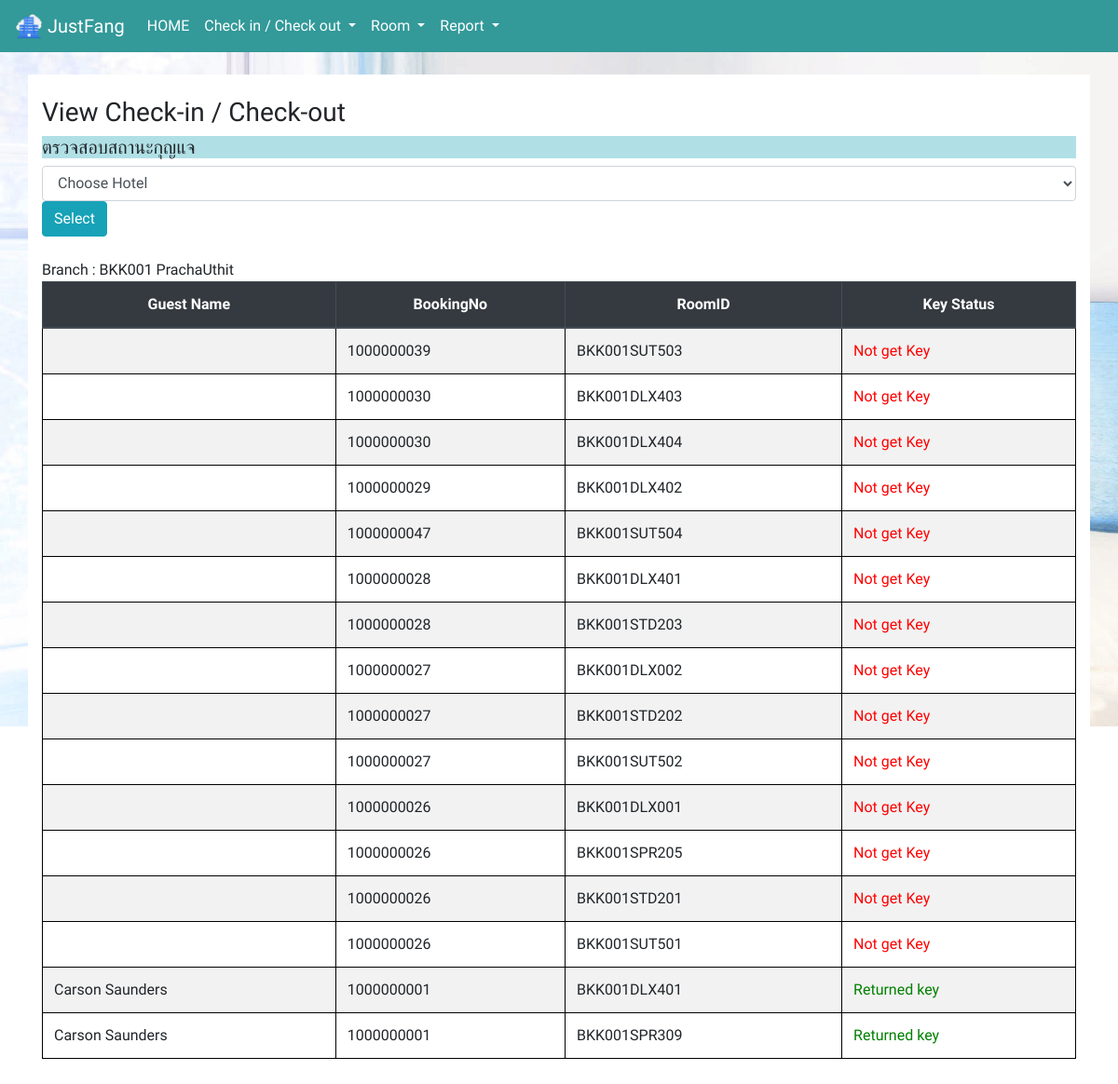
The app's page /viewcheckin.php?branch=BKK001 with its own data.
### tables this page shows
CREATE TABLE `bookingroom` (
  `RoomID` varchar(12) NOT NULL,
  `BookingNo` int(10) NOT NULL,
  `AmountOfGuest` int(11) NOT NULL,
  `AdditionBed` tinyint(4) NOT NULL,
  `FoodService` tinyint(4) NOT NULL
);

CREATE TABLE `bookinginfo` (
  `BookingNo` int(10) NOT NULL,
  `CheckInDate` timestamp NOT NULL DEFAULT '0000-00-00 00:00:00',
  `CheckOutDate` timestamp NOT NULL DEFAULT '0000-00-00 00:00:00',
  `MemberOrNot` varchar(3) NOT NULL,
  `GuestID` int(11) DEFAULT NULL,
  `UserID` varchar(11) DEFAULT NULL,
  `UsingPoint` int(11) DEFAULT NULL,
  `DiscountCode` varchar(10) DEFAULT NULL,
  `TotalPrice` int(11) NOT NULL,
  `TotalDiscount` float NOT NULL,
  `Balance` float NOT NULL,
  `GetPoint` int(11) DEFAULT NULL,
  `GuestName` varchar(120) DEFAULT NULL,
  `KeyStatus` tinyint(2) NOT NULL
);

### viewcheckin.php (the view, shortened to what this page needs)
<!DOCTYPE html>
<html>
<head>
        <link rel="stylesheet" href="https://stackpath.bootstrapcdn.com/bootstrap/4.3.1/css/bootstrap.min.css">
        <?php include('connect.php');?>
        <link rel="stylesheet" href="bgviewcheck.css">
    </head>
    <body class="bgviewcheck">
        <nav class="navbar navbar-expand-lg navbar-light" style="background-color: #339999;" id="mynav">
            <a class="navbar-brand" style="color: white">
                <img src="pic/logo.png" width="30" height="30" class="d-inline-block align-top" alt="">
                JustFang
            </a>
            <div class="collapse navbar-collapse" id="navbarSupportedContent" >
                <ul class="navbar-nav mr-auto">
                    <li class="nav-item">
                        <a class="nav-link" href="staff.php" style="color: white">HOME</a>
                    </li>
                    <li class="nav-item dropdown">
                             <a class="nav-link dropdown-toggle" href="#"style="color: white" id="navbarDropdown" role="button" data-toggle="dropdown" aria-haspopup="true" aria-expanded="false">
                                  Check in / Check out
                             </a>
                        </li>
                        <li class="nav-item dropdown">
                             <a class="nav-link dropdown-toggle" href="#"style="color: white" id="navbarDropdown" role="button" data-toggle="dropdown" aria-haspopup="true" aria-expanded="false">
                                  Room
                             </a>
                        </li>
                    <li class="nav-item dropdown">
                        <a class="nav-link dropdown-toggle" href="#"style="color: white" id="navbarDropdown" role="button" data-toggle="dropdown" aria-haspopup="true" aria-expanded="false">
                            Report
                        </a>
                    </li>
                </ul>
            </div>
        </nav>
        <br>
        <div class="container bg-white">
            <br>
        <h3>View Check-in / Check-out</h3>
        <h5 style="background-color: powderblue">ตรวจสอบสถานะกุญแจ</h5>
        <form action="#" method="get">
            <select name="branch" class="form-control">
                <option selected value="">Choose Hotel</option>
            </select>
            <button type="submit" class="btn btn-info">Select</button>
        </form>
        <br>
        <table class="invisible" id="table">
            <thead class="thead-dark">
                <tr>
                    <th>Guest Name</th>
                    <th>BookingNo</th>
                    <th>RoomID</th>
                    <th>Key Status</th>
                </tr>
            </thead>
            <tbody>
                <?php
                $Branch = $_GET['branch'];
                $sql =
                    "SELECT b.GuestName, b.BookingNo, r.RoomID, b.KeyStatus
                                        FROM bookinginfo b, bookingroom r, roominfo rf
                                        WHERE b.BookingNo=r.BookingNo AND r.RoomID=rf.RoomID AND rf.BranchNo='$Branch'
                                        ORDER BY b.KeyStatus";
                echo '<br>';
                $result = mysqli_query($con, $sql);
                while ($row = mysqli_fetch_array($result)) {
                    echo '<tr>';
                    echo '<td>' . $row['GuestName'] . '</td>';
                    echo '<td>' . $row['BookingNo'] . '</td>';
                    echo '<td>' . $row['RoomID'] . '</td>';
                    if($row['KeyStatus']==0)       echo '<td><font color="red">Not get Key</font></td>';
                    else if($row['KeyStatus']==1)  echo '<td><font color="blue">Got key</font></td>';
                    else if($row['KeyStatus']==2)  echo '<td><font color="green">Returned key</font></td>';
                    echo '</tr>';
                }
                ?>
            </tbody>
        </table>
        <br>
    </div>
</body>
</html>

### bgviewcheck.css (style rules this page uses)
.bgviewcheck { height: 95vh; min-height: 500px; background-image: url('pic/hotel13.jpeg'); background-size: cover; background-position: center; background-repeat: no-repeat; font-family: 'Prompt', sans-serif; }

### viewcheckin.php (style rules this page uses)
table, th, td { border: 1px solid black; border-collapse: collapse; }
th { text-align: center; }

### records on screen
bookingroom: BookingNo.BookingNo "1000000039", RoomID "BKK001SUT503", shows "Not get Key"
bookingroom: BookingNo.BookingNo "1000000030", RoomID "BKK001DLX403", shows "Not get Key"
bookingroom: BookingNo.BookingNo "1000000030", RoomID "BKK001DLX404", shows "Not get Key"
bookingroom: BookingNo.BookingNo "1000000029", RoomID "BKK001DLX402", shows "Not get Key"
bookingroom: BookingNo.BookingNo "1000000047", RoomID "BKK001SUT504", shows "Not get Key"
bookingroom: BookingNo.BookingNo "1000000028", RoomID "BKK001DLX401", shows "Not get Key"
bookingroom: BookingNo.BookingNo "1000000028", RoomID "BKK001STD203", shows "Not get Key"
bookingroom: BookingNo.BookingNo "1000000027", RoomID "BKK001DLX002", shows "Not get Key"
bookingroom: BookingNo.BookingNo "1000000027", RoomID "BKK001STD202", shows "Not get Key"
bookingroom: BookingNo.BookingNo "1000000027", RoomID "BKK001SUT502", shows "Not get Key"
bookingroom: BookingNo.BookingNo "1000000026", RoomID "BKK001DLX001", shows "Not get Key"
bookingroom: BookingNo.BookingNo "1000000026", RoomID "BKK001SPR205", shows "Not get Key"
bookingroom: BookingNo.BookingNo "1000000026", RoomID "BKK001STD201", shows "Not get Key"
bookingroom: BookingNo.BookingNo "1000000026", RoomID "BKK001SUT501", shows "Not get Key"
bookingroom: BookingNo.GuestName "Carson Saunders", BookingNo.BookingNo "1000000001", RoomID "BKK001DLX401", shows "Returned key"
bookingroom: BookingNo.GuestName "Carson Saunders", BookingNo.BookingNo "1000000001", RoomID "BKK001SPR309", shows "Returned key"
